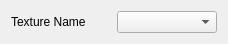
<?xml version="1.0" encoding="UTF-8"?>
<ui version="4.0">
 <class>QElangFindTextureDialogUI</class>
 <widget class="QDialog" name="QElangFindTextureDialogUI">
  <property name="geometry">
   <rect>
    <x>0</x>
    <y>0</y>
    <width>228</width>
    <height>41</height>
   </rect>
  </property>
  <property name="windowTitle">
   <string>Find Texture</string>
  </property>
  <layout class="QVBoxLayout" name="verticalLayout">
   <item>
    <layout class="QHBoxLayout" name="horizontalLayout">
     <item>
      <widget class="QLabel" name="label">
       <property name="text">
        <string>Texture Name</string>
       </property>
      </widget>
     </item>
     <item>
      <widget class="QComboBox" name="comboBox"/>
     </item>
    </layout>
   </item>
  </layout>
 </widget>
 <layoutdefault spacing="6" margin="11"/>
 <resources/>
 <connections/>
</ui>
